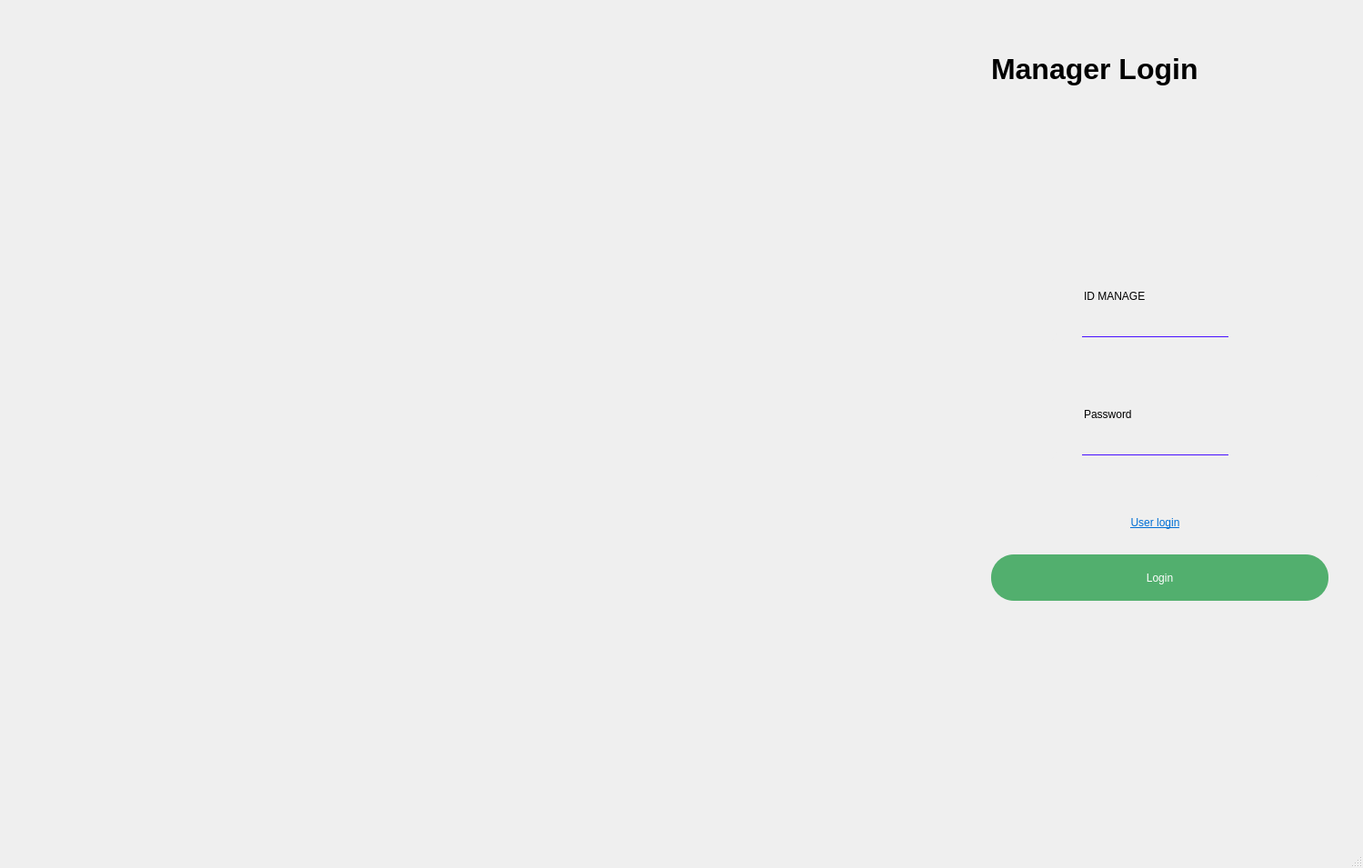
<?xml version="1.0" encoding="UTF-8"?>
<ui version="4.0">
 <class>manlog</class>
 <widget class="QMainWindow" name="manlog">
  <property name="geometry">
   <rect>
    <x>0</x>
    <y>0</y>
    <width>1499</width>
    <height>955</height>
   </rect>
  </property>
  <property name="minimumSize">
   <size>
    <width>1499</width>
    <height>955</height>
   </size>
  </property>
  <property name="maximumSize">
   <size>
    <width>1499</width>
    <height>955</height>
   </size>
  </property>
  <property name="windowTitle">
   <string>MainWindow</string>
  </property>
  <property name="autoFillBackground">
   <bool>false</bool>
  </property>
  <property name="styleSheet">
   <string notr="true">
background-image: url(&quot;:/new/prefix1/Images/restaurant-login-bg@1.25x.jpg&quot;);
background-position: center bottom;
background-repeat: no-repeat;
background-color: #2c3e50;</string>
  </property>
  <widget class="QWidget" name="centralwidget">
   <widget class="QLabel" name="label">
    <property name="geometry">
     <rect>
      <x>1090</x>
      <y>30</y>
      <width>361</width>
      <height>91</height>
     </rect>
    </property>
    <property name="styleSheet">
     <string notr="true">background:transparent;
color: black;
font-size: 32px;
font-weight: bold;</string>
    </property>
    <property name="text">
     <string>Manager Login</string>
    </property>
   </widget>
   <widget class="QFrame" name="frame">
    <property name="geometry">
     <rect>
      <x>1094</x>
      <y>300</y>
      <width>361</width>
      <height>171</height>
     </rect>
    </property>
    <property name="styleSheet">
     <string notr="true">background: #efefef;
color: black;
    border-radius: 25;
    padding: 5px 15px;</string>
    </property>
    <property name="frameShape">
     <enum>QFrame::Shape::StyledPanel</enum>
    </property>
    <property name="frameShadow">
     <enum>QFrame::Shadow::Raised</enum>
    </property>
    <widget class="QLineEdit" name="lineEdit_2">
     <property name="geometry">
      <rect>
       <x>90</x>
       <y>210</y>
       <width>211</width>
       <height>16</height>
      </rect>
     </property>
     <property name="styleSheet">
      <string notr="true">background: #ebfff1;
color: black;
    border-radius: 10px;
    padding: 5px 15px;</string>
     </property>
     <property name="text">
      <string/>
     </property>
     <property name="placeholderText">
      <string> Enter your phone number.</string>
     </property>
    </widget>
    <widget class="QLabel" name="label_2">
     <property name="geometry">
      <rect>
       <x>80</x>
       <y>10</y>
       <width>151</width>
       <height>31</height>
      </rect>
     </property>
     <property name="text">
      <string>ID MANAGE</string>
     </property>
    </widget>
    <widget class="QLineEdit" name="lineEdit">
     <property name="geometry">
      <rect>
       <x>100</x>
       <y>40</y>
       <width>161</width>
       <height>28</height>
      </rect>
     </property>
    </widget>
    <widget class="Line" name="line">
     <property name="geometry">
      <rect>
       <x>96</x>
       <y>70</y>
       <width>161</width>
       <height>1</height>
      </rect>
     </property>
     <property name="styleSheet">
      <string notr="true">
background-color: rgb(72, 16, 255);</string>
     </property>
     <property name="orientation">
      <enum>Qt::Orientation::Horizontal</enum>
     </property>
    </widget>
    <widget class="QFrame" name="frame_6">
     <property name="geometry">
      <rect>
       <x>10</x>
       <y>10</y>
       <width>61</width>
       <height>71</height>
      </rect>
     </property>
     <property name="styleSheet">
      <string notr="true">
image: url(:/new/prefix1/Images/manager (1).png);</string>
     </property>
     <property name="frameShape">
      <enum>QFrame::Shape::StyledPanel</enum>
     </property>
     <property name="frameShadow">
      <enum>QFrame::Shadow::Raised</enum>
     </property>
    </widget>
   </widget>
   <widget class="QFrame" name="frame_3">
    <property name="geometry">
     <rect>
      <x>1094</x>
      <y>430</y>
      <width>361</width>
      <height>101</height>
     </rect>
    </property>
    <property name="styleSheet">
     <string notr="true">background: #efefef;
color: black;
border-radius: 25;
 padding: 5px 15px;</string>
    </property>
    <property name="frameShape">
     <enum>QFrame::Shape::StyledPanel</enum>
    </property>
    <property name="frameShadow">
     <enum>QFrame::Shadow::Raised</enum>
    </property>
    <widget class="QLineEdit" name="lineEdit_3">
     <property name="geometry">
      <rect>
       <x>100</x>
       <y>250</y>
       <width>161</width>
       <height>61</height>
      </rect>
     </property>
     <property name="styleSheet">
      <string notr="true">background: #ebfff1;
color: black;
    border-radius: 10px;
    padding: 5px 15px;</string>
     </property>
     <property name="text">
      <string/>
     </property>
     <property name="placeholderText">
      <string> Enter your phone number.</string>
     </property>
    </widget>
    <widget class="QFrame" name="frame_4">
     <property name="geometry">
      <rect>
       <x>10</x>
       <y>10</y>
       <width>61</width>
       <height>71</height>
      </rect>
     </property>
     <property name="styleSheet">
      <string notr="true">
image: url(:/new/prefix1/Images/key.png);</string>
     </property>
     <property name="frameShape">
      <enum>QFrame::Shape::StyledPanel</enum>
     </property>
     <property name="frameShadow">
      <enum>QFrame::Shadow::Raised</enum>
     </property>
    </widget>
    <widget class="QLabel" name="label_3">
     <property name="geometry">
      <rect>
       <x>80</x>
       <y>10</y>
       <width>151</width>
       <height>31</height>
      </rect>
     </property>
     <property name="text">
      <string>Password</string>
     </property>
    </widget>
    <widget class="QLineEdit" name="lineEdit_4">
     <property name="geometry">
      <rect>
       <x>100</x>
       <y>40</y>
       <width>161</width>
       <height>28</height>
      </rect>
     </property>
    </widget>
    <widget class="Line" name="line_2">
     <property name="geometry">
      <rect>
       <x>96</x>
       <y>70</y>
       <width>161</width>
       <height>1</height>
      </rect>
     </property>
     <property name="styleSheet">
      <string notr="true">
background-color: rgb(72, 16, 255);</string>
     </property>
     <property name="orientation">
      <enum>Qt::Orientation::Horizontal</enum>
     </property>
    </widget>
   </widget>
   <widget class="QPushButton" name="pushButton">
    <property name="geometry">
     <rect>
      <x>1090</x>
      <y>610</y>
      <width>371</width>
      <height>51</height>
     </rect>
    </property>
    <property name="styleSheet">
     <string notr="true">
QPushButton {
    background: rgb(82, 175, 110); /* رنگ دکمه در حالت عادی (sabz) */

    color: #ffffff;
    border-radius: 25;
    padding: 5px 5px;
    border: none;
}
QPushButton:pressed {
    background:#3f8855;

}</string>
    </property>
    <property name="text">
     <string>Login</string>
    </property>
   </widget>
   <widget class="QPushButton" name="pushButton_2">
    <property name="geometry">
     <rect>
      <x>1130</x>
      <y>560</y>
      <width>281</width>
      <height>29</height>
     </rect>
    </property>
    <property name="font">
     <font>
      <pointsize>9</pointsize>
      <underline>true</underline>
     </font>
    </property>
    <property name="styleSheet">
     <string notr="true">QPushButton {
    background: transparent;
	text-decoration:underline;
	color:rgb(0, 110, 213);
    border: none;
}
QPushButton:hover {
    color:rgb(0, 99, 191)
}

QPushButton:pressed {
   color:#055d86;
}</string>
    </property>
    <property name="text">
     <string>User login</string>
    </property>
   </widget>
   <widget class="QLabel" name="label_4">
    <property name="geometry">
     <rect>
      <x>1090</x>
      <y>100</y>
      <width>131</width>
      <height>41</height>
     </rect>
    </property>
    <property name="font">
     <font>
      <pointsize>-1</pointsize>
      <bold>true</bold>
     </font>
    </property>
    <property name="styleSheet">
     <string notr="true">background:transparent;
color: #3f3f3f;
font-size: 20px;
</string>
    </property>
    <property name="text">
     <string/>
    </property>
   </widget>
   <widget class="QFrame" name="frame_5">
    <property name="geometry">
     <rect>
      <x>1400</x>
      <y>50</y>
      <width>41</width>
      <height>51</height>
     </rect>
    </property>
    <property name="styleSheet">
     <string notr="true">background:transparent;
image: url(:/new/prefix1/Images/manager (1).png);</string>
    </property>
    <property name="frameShape">
     <enum>QFrame::Shape::StyledPanel</enum>
    </property>
    <property name="frameShadow">
     <enum>QFrame::Shadow::Raised</enum>
    </property>
   </widget>
   <widget class="QLabel" name="label_10">
    <property name="geometry">
     <rect>
      <x>1100</x>
      <y>560</y>
      <width>271</width>
      <height>21</height>
     </rect>
    </property>
    <property name="sizePolicy">
     <sizepolicy hsizetype="Preferred" vsizetype="MinimumExpanding">
      <horstretch>0</horstretch>
      <verstretch>0</verstretch>
     </sizepolicy>
    </property>
    <property name="font">
     <font>
      <underline>true</underline>
      <strikeout>false</strikeout>
     </font>
    </property>
    <property name="styleSheet">
     <string notr="true">background: transparent;
color:rgb(255, 14, 14);</string>
    </property>
    <property name="text">
     <string>&lt;html&gt;&lt;head/&gt;&lt;body&gt;&lt;p align=&quot;center&quot;&gt;&lt;br/&gt;&lt;/p&gt;&lt;/body&gt;&lt;/html&gt;</string>
    </property>
   </widget>
  </widget>
  <widget class="QMenuBar" name="menubar">
   <property name="geometry">
    <rect>
     <x>0</x>
     <y>0</y>
     <width>1499</width>
     <height>25</height>
    </rect>
   </property>
  </widget>
  <widget class="QStatusBar" name="statusbar"/>
 </widget>
 <resources/>
 <connections/>
</ui>
